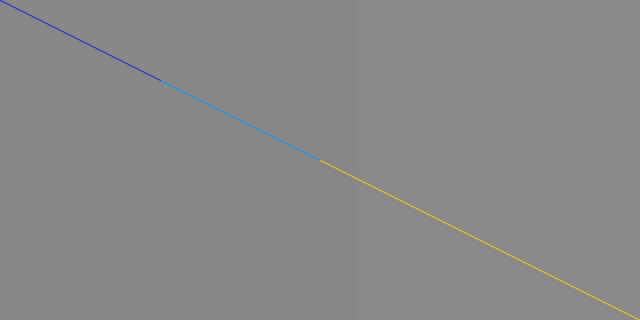
Frame 1 (no input)
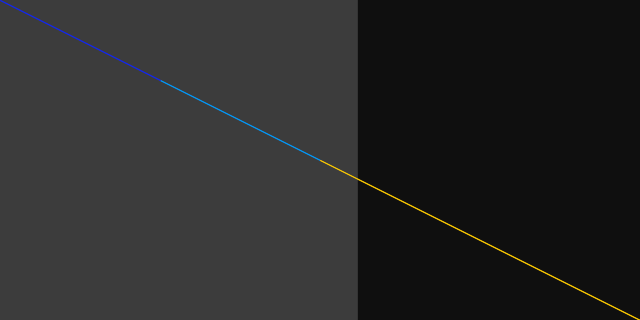
Frame 60 (the mouse pressed at the canvas centre just before this capture)
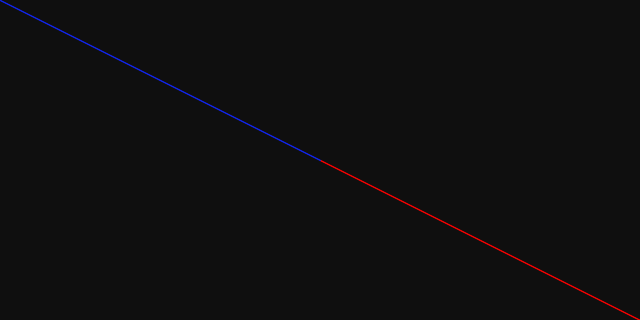
Frame 120 (the mouse held since frame 60 and released just before this capture)

The Processing sketch that drew these frames (run headless with seeded random() and noise(); from frame 60 on, the mouse is pressed at the canvas centre):

// Processing sketch: sketch_4_vectorMagnitude
// ── sketch_4_vectorMagnitude.pde
void setup() {
  size(640,320);
}

void draw() {

  PVector mouse = new PVector(mouseX, mouseY);
  PVector center = new PVector(width/2, height/2);
  
  fill(15,90);
  noStroke();
  rect(0,0,width,height);
  
  mouse.sub(center);
  mouse.mult(0.5);
  
  float m = mouse.mag();
  fill(125,50);
  rect(0,0,m*2,height);
  
  // 把原点移动到指定坐标
  translate(width/2,height/2); 
  stroke(#009BFF);
  line(0,0,mouse.x, mouse.y);
  stroke(#FF0000);
  line(0,0,mouseX, mouseY);
  stroke(#FFCD00);
  line(width/2,height/2,mouseX, mouseY);
  stroke(#1125F2);
  line(-width/2,-height/2,mouse.x, mouse.y);
}
